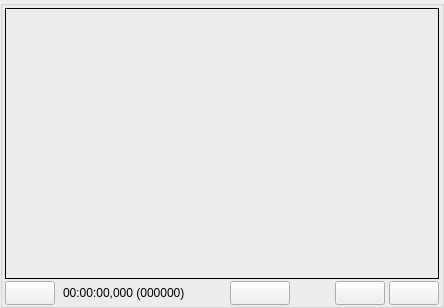
<?xml version="1.0" encoding="UTF-8"?>
<ui version="4.0">
 <class>TTCurrentFrameWidget</class>
 <widget class="QWidget" name="TTCurrentFrameWidget">
  <property name="geometry">
   <rect>
    <x>0</x>
    <y>0</y>
    <width>444</width>
    <height>308</height>
   </rect>
  </property>
  <property name="sizePolicy">
   <sizepolicy hsizetype="Preferred" vsizetype="Preferred">
    <horstretch>2</horstretch>
    <verstretch>8</verstretch>
   </sizepolicy>
  </property>
  <property name="minimumSize">
   <size>
    <width>280</width>
    <height>260</height>
   </size>
  </property>
  <property name="sizeIncrement">
   <size>
    <width>0</width>
    <height>0</height>
   </size>
  </property>
  <property name="windowTitle">
   <string>Form</string>
  </property>
  <layout class="QGridLayout">
   <property name="margin">
    <number>0</number>
   </property>
   <property name="spacing">
    <number>0</number>
   </property>
   <item row="0" column="0">
    <widget class="QGroupBox" name="gbCurrentFrame">
     <property name="sizePolicy">
      <sizepolicy hsizetype="Preferred" vsizetype="Preferred">
       <horstretch>0</horstretch>
       <verstretch>0</verstretch>
      </sizepolicy>
     </property>
     <property name="sizeIncrement">
      <size>
       <width>0</width>
       <height>0</height>
      </size>
     </property>
     <property name="title">
      <string/>
     </property>
     <layout class="QGridLayout" name="gridLayout">
      <property name="leftMargin">
       <number>2</number>
      </property>
      <property name="topMargin">
       <number>2</number>
      </property>
      <property name="rightMargin">
       <number>2</number>
      </property>
      <property name="bottomMargin">
       <number>0</number>
      </property>
      <property name="spacing">
       <number>2</number>
      </property>
      <item row="0" column="0">
       <widget class="TTMPEG2Window2" name="mpegWindow">
        <property name="sizePolicy">
         <sizepolicy hsizetype="Preferred" vsizetype="Preferred">
          <horstretch>2</horstretch>
          <verstretch>2</verstretch>
         </sizepolicy>
        </property>
        <property name="minimumSize">
         <size>
          <width>100</width>
          <height>100</height>
         </size>
        </property>
        <property name="frameShape">
         <enum>QFrame::Panel</enum>
        </property>
        <property name="frameShadow">
         <enum>QFrame::Plain</enum>
        </property>
       </widget>
      </item>
      <item row="1" column="0">
       <layout class="QHBoxLayout" name="horizontalLayout">
        <property name="spacing">
         <number>4</number>
        </property>
        <property name="sizeConstraint">
         <enum>QLayout::SetFixedSize</enum>
        </property>
        <item>
         <widget class="QPushButton" name="pbPlayVideo">
          <property name="enabled">
           <bool>true</bool>
          </property>
          <property name="sizePolicy">
           <sizepolicy hsizetype="Minimum" vsizetype="Fixed">
            <horstretch>0</horstretch>
            <verstretch>0</verstretch>
           </sizepolicy>
          </property>
          <property name="minimumSize">
           <size>
            <width>50</width>
            <height>24</height>
           </size>
          </property>
          <property name="maximumSize">
           <size>
            <width>50</width>
            <height>24</height>
           </size>
          </property>
          <property name="text">
           <string/>
          </property>
          <property name="icon">
           <iconset resource="currentframewidget.qrc">
            <normaloff>:/pixmaps/pixmaps/play_18.xpm</normaloff>:/pixmaps/pixmaps/play_18.xpm</iconset>
          </property>
         </widget>
        </item>
        <item>
         <spacer>
          <property name="orientation">
           <enum>Qt::Horizontal</enum>
          </property>
          <property name="sizeType">
           <enum>QSizePolicy::Minimum</enum>
          </property>
          <property name="sizeHint" stdset="0">
           <size>
            <width>4</width>
            <height>21</height>
           </size>
          </property>
         </spacer>
        </item>
        <item>
         <widget class="QLabel" name="laCurrentPosition">
          <property name="sizePolicy">
           <sizepolicy hsizetype="Preferred" vsizetype="Fixed">
            <horstretch>0</horstretch>
            <verstretch>0</verstretch>
           </sizepolicy>
          </property>
          <property name="minimumSize">
           <size>
            <width>0</width>
            <height>24</height>
           </size>
          </property>
          <property name="maximumSize">
           <size>
            <width>16777215</width>
            <height>24</height>
           </size>
          </property>
          <property name="text">
           <string>00:00:00,000 (000000)</string>
          </property>
         </widget>
        </item>
        <item>
         <spacer name="horizontalSpacer">
          <property name="orientation">
           <enum>Qt::Horizontal</enum>
          </property>
          <property name="sizeHint" stdset="0">
           <size>
            <width>2</width>
            <height>20</height>
           </size>
          </property>
         </spacer>
        </item>
        <item>
         <widget class="QPushButton" name="pbSetMarker">
          <property name="minimumSize">
           <size>
            <width>60</width>
            <height>24</height>
           </size>
          </property>
          <property name="maximumSize">
           <size>
            <width>100</width>
            <height>24</height>
           </size>
          </property>
          <property name="text">
           <string comment="Add current position to marker list"/>
          </property>
          <property name="icon">
           <iconset resource="currentframewidget.qrc">
            <normaloff>:/pixmaps/pixmaps/note_18.xpm</normaloff>:/pixmaps/pixmaps/note_18.xpm</iconset>
          </property>
          <property name="iconSize">
           <size>
            <width>18</width>
            <height>18</height>
           </size>
          </property>
         </widget>
        </item>
        <item>
         <spacer name="horizontalSpacer_2">
          <property name="orientation">
           <enum>Qt::Horizontal</enum>
          </property>
          <property name="sizeHint" stdset="0">
           <size>
            <width>6</width>
            <height>20</height>
           </size>
          </property>
         </spacer>
        </item>
        <item>
         <widget class="QPushButton" name="pbPrevFrame">
          <property name="minimumSize">
           <size>
            <width>50</width>
            <height>24</height>
           </size>
          </property>
          <property name="maximumSize">
           <size>
            <width>32</width>
            <height>24</height>
           </size>
          </property>
          <property name="text">
           <string comment="Go to previous frame"/>
          </property>
          <property name="icon">
           <iconset resource="currentframewidget.qrc">
            <normaloff>:/pixmaps/pixmaps/goto-prev.png</normaloff>:/pixmaps/pixmaps/goto-prev.png</iconset>
          </property>
          <property name="iconSize">
           <size>
            <width>11</width>
            <height>11</height>
           </size>
          </property>
         </widget>
        </item>
        <item>
         <widget class="QPushButton" name="pbNextFrame">
          <property name="minimumSize">
           <size>
            <width>50</width>
            <height>24</height>
           </size>
          </property>
          <property name="maximumSize">
           <size>
            <width>32</width>
            <height>24</height>
           </size>
          </property>
          <property name="text">
           <string comment="Go to next frame"/>
          </property>
          <property name="icon">
           <iconset resource="currentframewidget.qrc">
            <normaloff>:/pixmaps/pixmaps/goto-next.png</normaloff>:/pixmaps/pixmaps/goto-next.png</iconset>
          </property>
          <property name="iconSize">
           <size>
            <width>11</width>
            <height>11</height>
           </size>
          </property>
         </widget>
        </item>
       </layout>
      </item>
     </layout>
    </widget>
   </item>
  </layout>
 </widget>
 <customwidgets>
  <customwidget>
   <class>TTMPEG2Window2</class>
   <extends>QFrame</extends>
   <header>../mpeg2window/ttmpeg2window2.h</header>
   <container>1</container>
  </customwidget>
 </customwidgets>
 <resources>
  <include location="currentframewidget.qrc"/>
 </resources>
 <connections/>
</ui>
